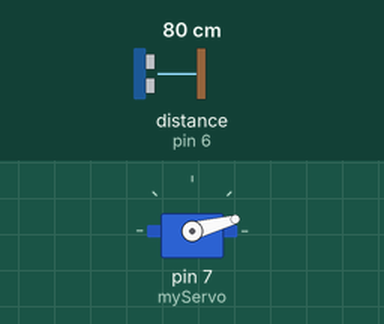
This sketch was run on a simulated Arduino Uno, built with avr-gcc and run on an emulated ATmega328P. On the bench: servo. Wiring (inferred from the names in the program): ultrasonic range finder: trigger pin 5; echo pin 6. The inputs (shaded band) are chosen by the test bench; at power-on: distance to the obstacle (sensor on pin 6) 80 cm. The echo pulse lasts 58.3 µs per cm; what the sketch prints to the serial monitor is not drawn.

Above: at 0.01 s.
1.3 s: distance to the obstacle (sensor on pin 6) set to 2 cm
At 3.4 s:
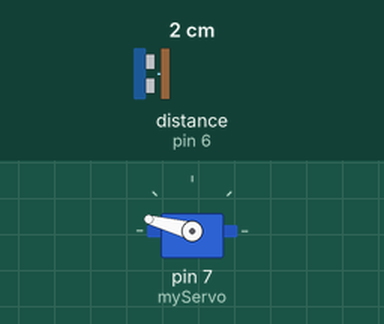
4.3 s: distance to the obstacle (sensor on pin 6) set to 250 cm
At 5.0 s:
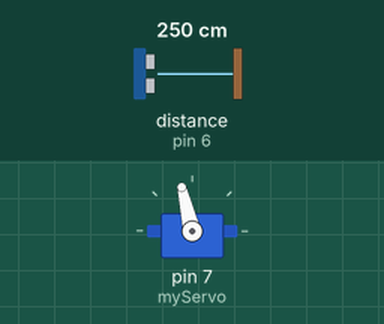
7.3 s: distance to the obstacle (sensor on pin 6) set to 4 cm
10.3 s: distance to the obstacle (sensor on pin 6) set to 18 cm
Timing chart, 0 to 14.3 s (numbered marks = the images above; inputs shaded):
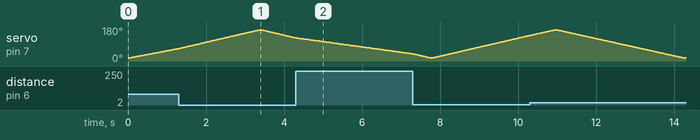

The sketch:

Sensor_Radar_Ultrassonico.ino
```cpp
// Programa : Sensor de Radar Ultrassônico
// Autor : Robson Brasil
// Versão : 2
// Última Modificação : 01/01/2020

// Inclui a biblioteca Servo Motor
#include <Servo.h>.

// Define os pinos Trig e Echo do sensor ultrassônico
const int trigPin = 5;
const int echoPin = 6;
// Variáveis para a duração e a distância
long duration;
int distance;

Servo myServo; // Cria um objeto servo para controlar o servo motor

void setup() {
  pinMode(trigPin, OUTPUT);
  pinMode(echoPin, INPUT);
  Serial.begin(9600);
  myServo.attach(7); // Define em qual pino o Servo Motor está conectado
}
void loop() {
  // gira o Servo Motor de 15 a 165 graus
  for(int i=15;i<=165;i++){
  myServo.write(i);
  delay(20);
  distance = calculateDistance();// Chama uma função para calcular a distância medida pelo sensor ultrassônico para cada grau

  Serial.print(i); // Envia o grau atual para a porta serial
  Serial.print(","); // Envia o caractere de adição ao lado do valor anterior necessário posteriormente no IDE de processamento para indexação
  Serial.print(distance); // Envia o valor da distância para a porta serial
  Serial.print(".");// Envia o caractere de adição ao lado do valor anterior necessário posteriormente no IDE de processamento para indexação
  }
  // Repete as linhas anteriores de 165 a 15 graus
  for(int i=165;i>15;i--){
  myServo.write(i);
  delay(20);
  distance = calculateDistance();
  Serial.print(i);
  Serial.print(",");
  Serial.print(distance);
  Serial.print(".");
  }
}
// Função para calcular a distância medida pelo sensor ultrassônico
int calculateDistance(){

  digitalWrite(trigPin, LOW);
  delayMicroseconds(2);
  // Define o trigPin no estado HIGH por 10 micro segundos
  digitalWrite(trigPin, HIGH);
  delayMicroseconds(10);
  digitalWrite(trigPin, LOW);
  duration = pulseIn(echoPin, HIGH); // Lê o echoPin, retorna o tempo de viagem da onda sonora em microssegundos
  distance= duration*0.034/2;
  return distance;
}
```
